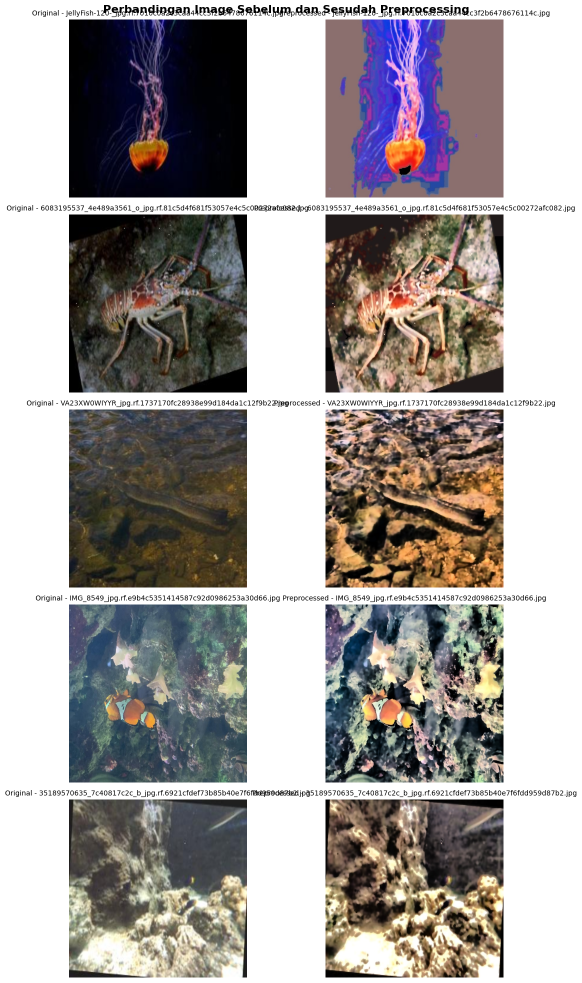
#> input picture preprocessing_comparison.png, 1163 x 1965 px (shown at 1/2 size)
$ python -i preprocess_dataset.py   (imports and definitions only)
#> lines starting #> are read from the running program, lines starting #| are printed output that depends on the picture
"""Preprocess dataset citra underwater untuk YOLOv8 Detection.

Pipeline yang digunakan:
1. Resize ke 640x640
2. Gaussian blur untuk mereduksi noise underwater
3. CLAHE untuk meningkatkan kontras lokal
4. Brightness dan contrast enhancement dengan parameter aman
5. Gamma correction opsional untuk memperbaiki pencahayaan

Output yang dihasilkan:
- preprocessed_dataset/ dengan struktur train/valid/test/images dan labels
- preprocessing_report.csv berisi status setiap file
- visualisasi before-after preprocessing pada 20 sampel acak

Catatan implementasi:
- Label disalin tanpa perubahan untuk pasangan image-label yang sinkron.
- Image yang corrupt, gagal diproses, label kosong, image tanpa label, dan label tanpa image
  semuanya dilaporkan agar dataset tetap bisa diaudit sebelum training.
"""

from __future__ import annotations

import csv
import logging
import random
import shutil
import warnings
from dataclasses import dataclass
from pathlib import Path
from typing import Dict, List, Optional, Tuple

import cv2
import matplotlib.pyplot as plt
import numpy as np
from tqdm import tqdm

# [1 line not run here, left out]


# ============================================================================
# KONFIGURASI UMUM
# ============================================================================

SOURCE_DATASET_PATH = Path("combined_dataset")
OUTPUT_DATASET_PATH = Path("preprocessed_dataset")
REPORT_CSV_PATH = Path("preprocessing_report.csv")

SPLITS = ["train", "valid", "test"]
IMAGE_EXTENSIONS = {".jpg", ".jpeg", ".png", ".bmp"}
TARGET_SIZE = (640, 640)

# Parameter preprocessing yang aman untuk citra underwater.
GAUSSIAN_KERNEL = (5, 5)
GAUSSIAN_SIGMA = 0.8
CLAHE_CLIP_LIMIT = 2.0
CLAHE_TILE_GRID_SIZE = (8, 8)
BRIGHTNESS_BETA = 6
CONTRAST_ALPHA = 1.10
GAMMA_VALUE = 1.08
ENABLE_GAMMA_CORRECTION = True


# ============================================================================
# LOGGING
# ============================================================================

# [8 lines not run here, left out]
logger = logging.getLogger(__name__)


# ============================================================================
# DATA STRUCTURE
# ============================================================================


@dataclass
class ProcessedRecord:
    """Menyimpan metadata hasil pemrosesan satu image."""

    filename: str
    split: str
    status: str
    original_size: str
    processed_size: str
    error: str
    source_image_path: Optional[Path] = None
    output_image_path: Optional[Path] = None


# ============================================================================
# UTILITAS DASAR
# ============================================================================


# [28 lines left out: functions create_output_structure, list_image_files, load_image, not called in this run]


def resize_image(image: np.ndarray, target_size: Tuple[int, int]) -> np.ndarray:
    """Resize citra ke ukuran target."""

    return cv2.resize(image, (target_size[1], target_size[0]), interpolation=cv2.INTER_LINEAR)


def apply_clahe(
    image: np.ndarray,
    clip_limit: float = CLAHE_CLIP_LIMIT,
    tile_grid_size: Tuple[int, int] = CLAHE_TILE_GRID_SIZE,
) -> np.ndarray:
    """Meningkatkan kontras lokal dengan CLAHE pada kanal lightness."""

    lab_image = cv2.cvtColor(image, cv2.COLOR_BGR2LAB)
    l_channel, a_channel, b_channel = cv2.split(lab_image)
    clahe = cv2.createCLAHE(clipLimit=clip_limit, tileGridSize=tile_grid_size)
    l_channel = clahe.apply(l_channel)
    merged = cv2.merge((l_channel, a_channel, b_channel))
    return cv2.cvtColor(merged, cv2.COLOR_LAB2BGR)


def adjust_brightness_contrast(
    image: np.ndarray,
    brightness: float = BRIGHTNESS_BETA,
    contrast: float = CONTRAST_ALPHA,
) -> np.ndarray:
    """Menyesuaikan brightness dan contrast dengan parameter yang aman."""

    return cv2.convertScaleAbs(image, alpha=contrast, beta=brightness)


def gamma_correction(image: np.ndarray, gamma: float = GAMMA_VALUE) -> np.ndarray:
    """Menerapkan gamma correction untuk membantu pencahayaan underwater."""

    if gamma <= 0:
        return image

    inv_gamma = 1.0 / gamma
    lookup = np.array([((index / 255.0) ** inv_gamma) * 255 for index in range(256)]).astype("uint8")
    return cv2.LUT(image, lookup)


def preprocess_image(image: np.ndarray) -> np.ndarray:
    """Pipeline preprocessing utama untuk satu citra underwater."""

    processed = resize_image(image, TARGET_SIZE)
    processed = cv2.GaussianBlur(processed, GAUSSIAN_KERNEL, GAUSSIAN_SIGMA)
    processed = apply_clahe(processed)
    processed = adjust_brightness_contrast(processed)

    if ENABLE_GAMMA_CORRECTION:
        processed = gamma_correction(processed)

    return processed


# [388 lines left out: functions save_processed_image, copy_label_file, is_label_empty, format_size, process_split, copy_data_yaml and 4 more, not called in this run]


# [2 lines not run here, left out]

>>> import cv2
>>> picture = cv2.imread('preprocessing_comparison.png')
#> picture is the input picture: shape (1965, 1163, 3); mean B, G, R 158.3, 160.2, 165.4
>>> result = preprocess_image(picture)
#> in preprocess_image, `processed = cv2.GaussianBlur(processed, GAUSSIAN_KERNEL, GAUSSIAN_SIGMA)`:
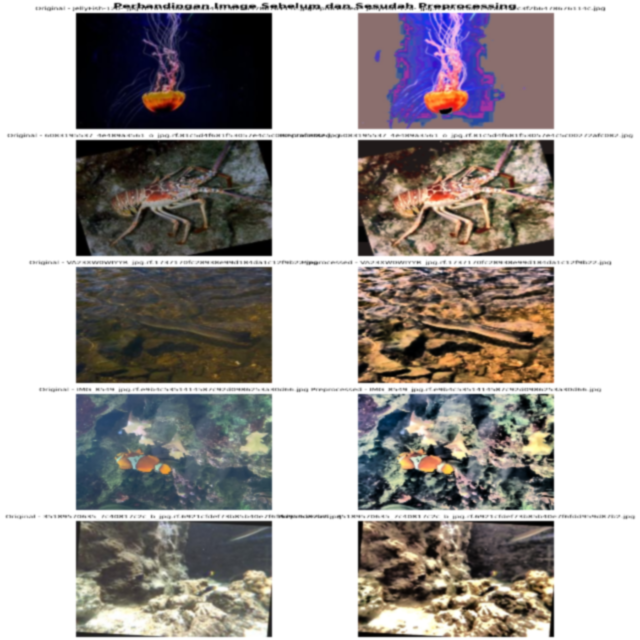
#> processed: shape (640, 640, 3); mean B, G, R 158.4, 160.4, 165.5
#> in apply_clahe, `lab_image = cv2.cvtColor(image, cv2.COLOR_BGR2LAB)`: lab_image: shape (640, 640, 3); mean of channels 0, 1, 2 165.1, 130.3, 130
#> in apply_clahe, `l_channel, a_channel, b_channel = cv2.split(lab_image)`:
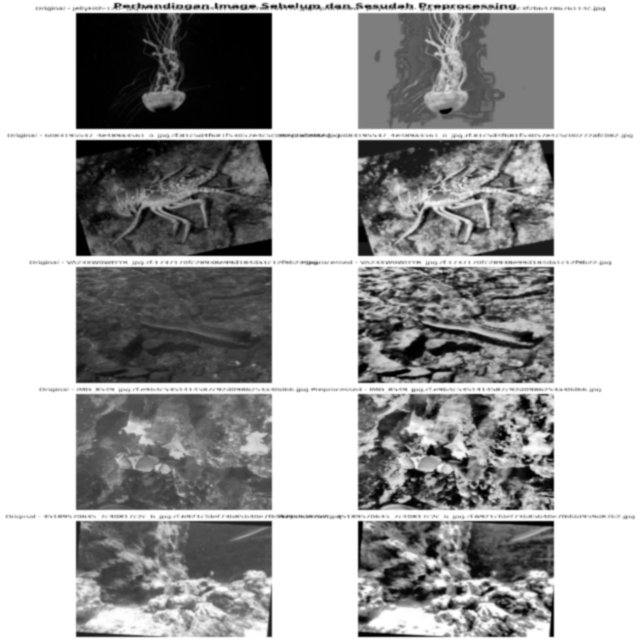
#> l_channel: shape (640, 640); min 0, max 255, mean 165.1
#> in apply_clahe, `l_channel, a_channel, b_channel = cv2.split(lab_image)`:
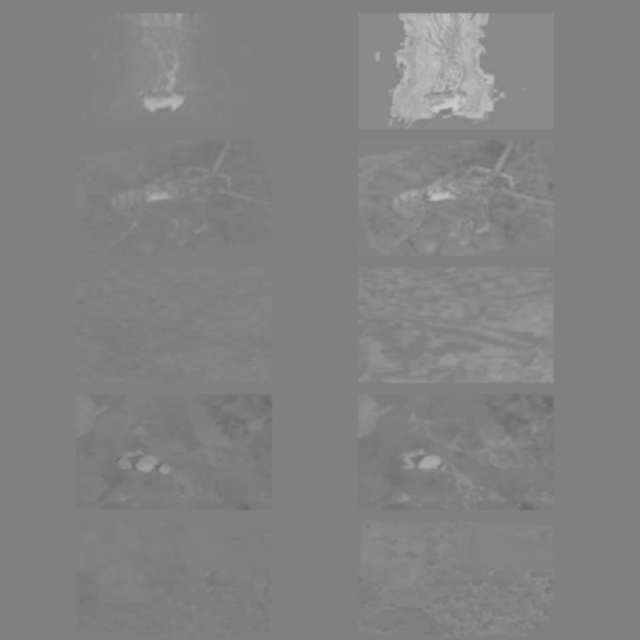
#> a_channel: shape (640, 640); min 104, max 202, mean 130.3
#> in apply_clahe, `l_channel, a_channel, b_channel = cv2.split(lab_image)`:
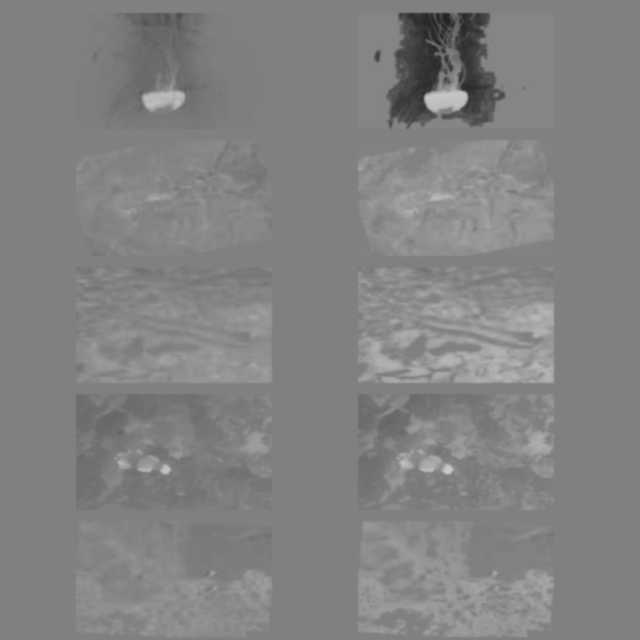
#> b_channel: shape (640, 640); min 36, max 203, mean 130
#> in apply_clahe, `l_channel = clahe.apply(l_channel)`:
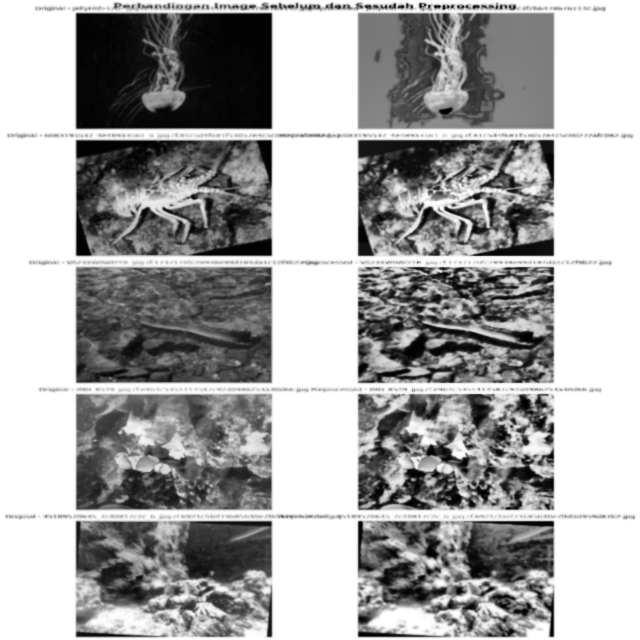
#> l_channel: shape (640, 640); min 0, max 255, mean 166.5
#> in apply_clahe, `merged = cv2.merge((l_channel, a_channel, b_channel))`: merged: shape (640, 640, 3); mean of channels 0, 1, 2 166.5, 130.3, 130
#> in apply_clahe, `return cv2.cvtColor(merged, cv2.COLOR_LAB2BGR)`:
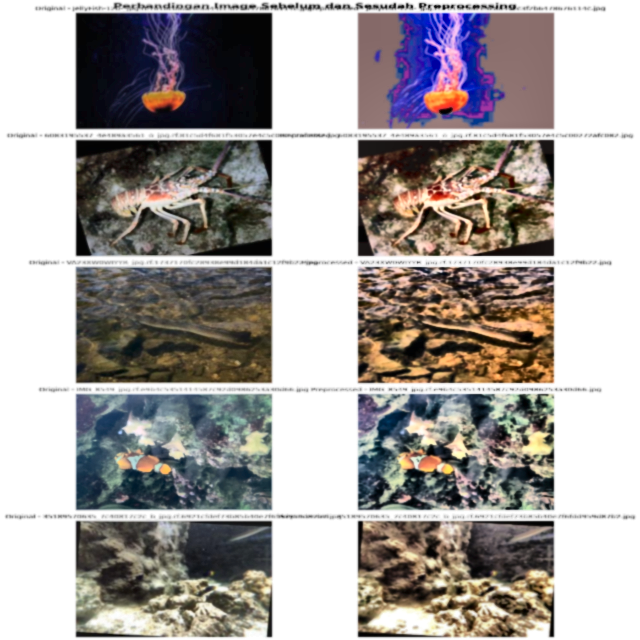
#> returned value: shape (640, 640, 3); mean B, G, R 159.9, 162.1, 166.9
#> in adjust_brightness_contrast, `return cv2.convertScaleAbs(image, alpha=contrast, beta=brightness)`:
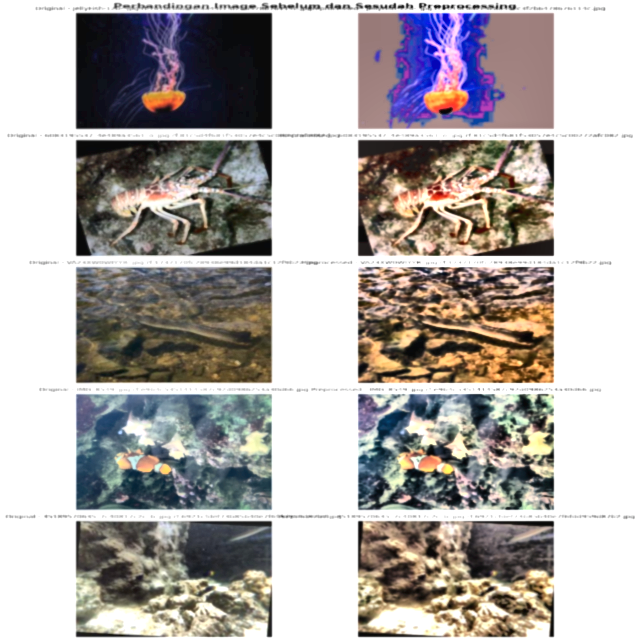
#> returned value: shape (640, 640, 3); mean of channels 0, 1, 2 169.5, 171.8, 176.6; drawn as B, G, R
